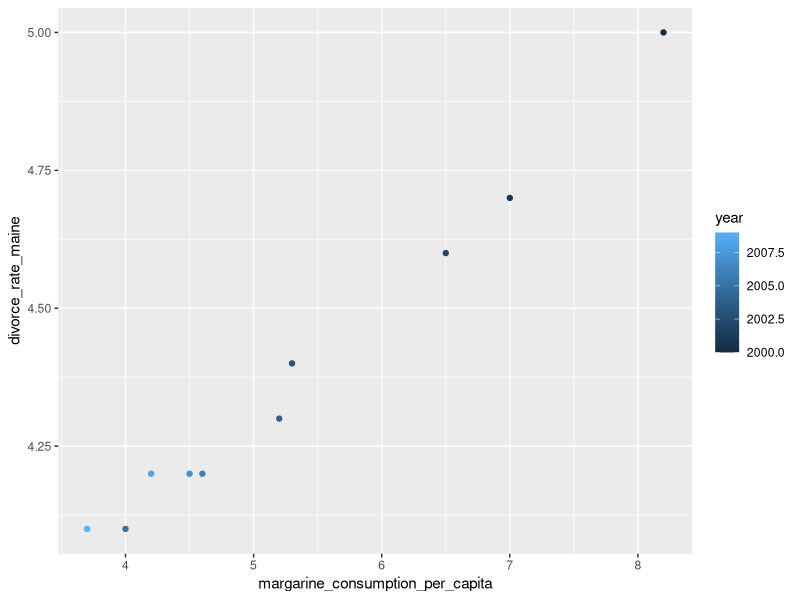
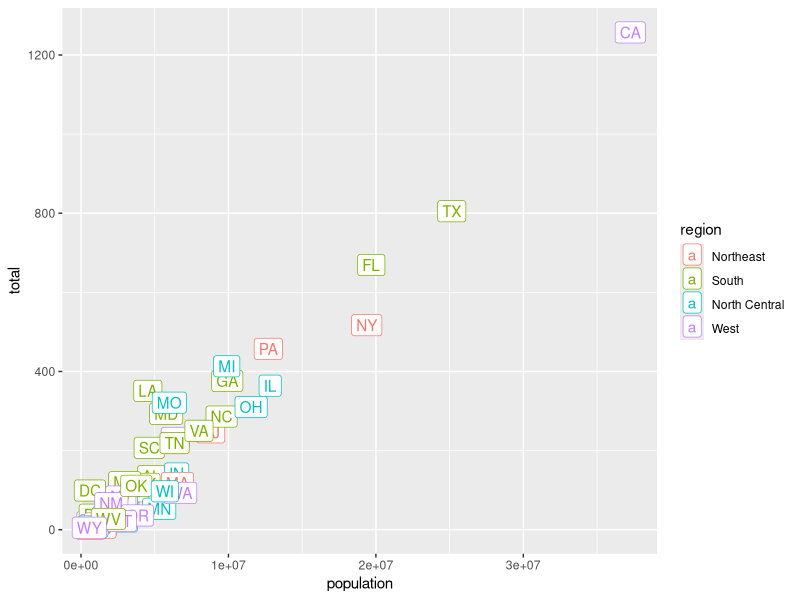
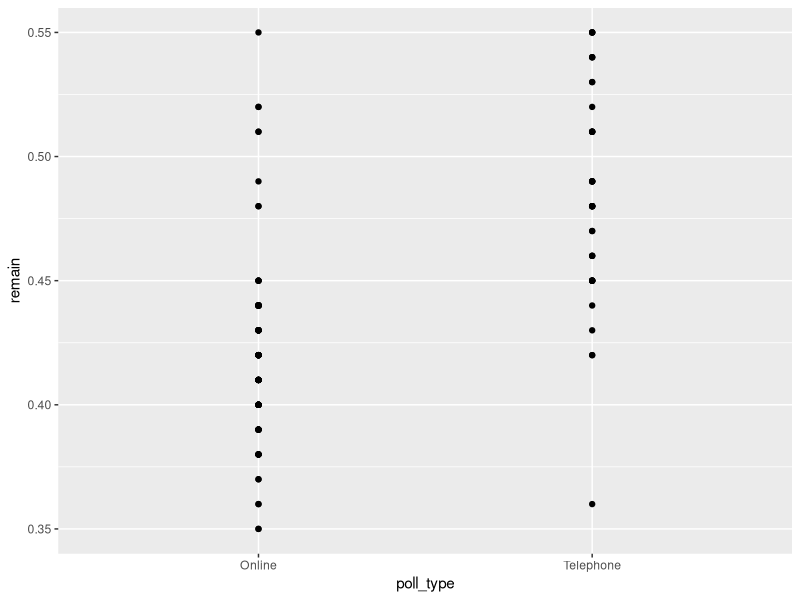

R code for these plots, in order: (Note: this script raises an error after producing the figures.)
#testing plots for some data sets
#*****************************************************************************
#divorce_margarine
library(tidyverse)
library(dslabs)
data("divorce_margarine")

divorce_margarine %>%
  ggplot(aes(margarine_consumption_per_capita,divorce_rate_maine,color=year))+
  geom_point()

##murders
library(tidyverse)
library(dslabs)
data(murders)

murders %>%
  ggplot(aes(population,total,label=abb,color=region))+
  geom_label()

##brexit_polls trying a plot -- but complicated data set
library(tidyverse)
library(dslabs)
data("brexit_polls")

brexit_polls %>%
  ggplot(aes(poll_type,remain,label=startdate))+
  geom_point()

#******************************************************************************

#examples of some functions
#**********************************************************************************************
ls() #lists the names of objects saved in workspace
log(8) # calculates naturallog of 8, i.e. base =e (exp)
exp(1) # calculates exponential function 1 i.e. e^1
log(exp(1)) #nested function, evaluated inside out
help("log") #help file that gives more info about the func in the parantheses..
?log # for same purpose as above func.
help("+") # help file opens up for all arithmetic funcs
?"+" # same purpose as above. but important to use quotes
args(log) # to know about arguments of a function
log(8, base =2) #instead of natural log, it will calculate for base 2. note  = is used for specifying args and not <-
log(x=8,base=2) # gives same result as above. dint have to mention x before, as R assumes that args r given in the order mentioned in help file or args()
log (8,2) #gives same result as above for the same reasons as above
log2(8) # guves same result as above. 2 is the base set.
2^3 #not all funcs need parantheses. arithmetic and relational operators dont need ()
data() # lists the data sets pre built in R as objects. can be used by just mentioning the object name like CO2
view(mtcars) #opens up the table having data set content.Note Capital V.
pi  # other math objects that are pre built and can be used directly
Inf # other math objects that are pre built and can be used directly
class(a) # to determine the data type of an objectlike numeric, function, data frame..
str(murders) #to know about an object,i.e, what data type, observations, it's rows, variables involved..
names(murders) # just to know the names of the columns in a data frame. no data is displayed, unlike the str function
head(murders) # to see first 6 records of a data frame.
murders$population # $ is accessor symbol to list out all values of that column in tbe murders data table IN SAME ORDER AS FOUND IN TABLE.
murders[["population"]] # can be used instead of accessor symbol. same results
murders["population"] # will return a subset of original data frame having just this column and this new object will be of class 'data.frame' and not a character vector. bcos class(murders[["population"]]) is character.
length(murders$population) # gives the length of the vector (here 51). i.e. murders$population is a numeric vector having '51' entries. . numeric vector bcos class(murders$population) gives result as numeric. and length(murders) gives 5. i.e. there r 5 columns in this data frame.
class(murders$region) # is expected to give characters as the data type but, it is actually "factor" data type. 
#Factor data type is used to store categorical data, for memory efficiency. so they r stored as numeric instead of chars.SO here,there r 4 categories only throughout the data. i.e. 4 levels only
levels(murders$region) # lists the levels.. NorthEast, NorthCentral, South, West.
nlevels(movielens$genres) #to get the no. of levels of the factor 'genres' in moviekens data frame. Can also use length(levels(movielens$genres)) to get same answer.
length(levels(murders$region)) # will give result as 4.
seq(1,5) #results in generation of first 5 integers.
1:5 # same as above
seq(1,5,2) # results in sequence with increments of 2. unless mentioned, increment by default is 1. can be used to generate an Arithmetic progression.
nchar(murders$state) #nchar tells you how many characters long a character vector is. 
identical(a,b) # returns true or false. finds if the 2 variables are identical.
table(murders$region) # function takes vector as input and results in the frequency of each unique element in the vector.
nrow(murders) # gives the no. of rows in the data frame. Note that length(murders) gives the number of columns in the table.
##same as above by assigning a vector and then using table func.
x <- c("a", "a", "b", "b", "b", "c") # how u create a vector. use the 'c' as shown
table(x) # results in a -2, b-3, c-1
##
codes <- c(380,124,818) # creates a numeric vector
countries <- c("italy","canada","egypt") # creates a character vector
country <- c(italy=33,canada=455,egypt=555) #associates codes with countries. by assigning name to entries of vector. result will be same even if u use quotes to italy,canada, egypt.
names(codes) <- countries # the above:assigning name to the entries of a vector, can be done using 'names' function as well.
#SUBSETTING concept: to access elements fromm a vector using single []
codes[2] # gives canada-124
codes[c(1,3)] #to access more than 1 element, create a vector of the elements that u want to access. Result is italy-380, egypt-818
codes[1:2] #use sequence concept to access 1st two elements. italy,canada
codes["canada"] # if elements in the vector has names, can access by names like this.
codes[c("egypt","italy")] # to access more than 1 element from a vector where elements have names assigned.

##Vector coercion concept: R tries to be flexible with data type
x<- c(1,2,"canada") ## declared vector has 2 integer and 1 character element
class(x) ## would return character and if u print x , it would hv converted the integers to character string.
## in above example, coercion was automatic. It can also be induced using functions.
x <- 1:5
y <- as.character(x) # the integer type vector will be converted into a character vector.
z <- as.numeric(y) # to convert back to numeric data type from character type.
##Missing data concept:NAs
x <- c("1","b","2") #defined a character vector x and tryin to coerce into a numeric vector
y <- as.numeric(x) # when executed, throws a warning message: NAs introduced by coercion. and if u print value y now, it shows 1 NA 2. it did not know hoe to convert "b" into numeric, so made it as NA.
## in real time data, NAs are commonly occurring. so understand this well.

x <- seq(0, 100, length.out = 5) # argument length.out indicates the desired length of sequence. here result will be 0,25,50,75,100. i.e. 5 no.s length as indicated.
class(seq(1, 10, 0.5)) # class is shown as numeric and not integer
class(3L) # class is integer and not numeric as shown when class(3) is computed.
3L-3 # gives 0 only of 'numeric' data type
sort(murders$total) #sorts the total entries in incr order/ascending order
sort(murders$total,decreasing = TRUE) #sorts in descending order.
index <- order(murders$total) #gives the index of the total entries in incr order of their value.
#i.e. index has the values of indices of entries which when arranged  will give the value's incr order in a sorted way.
murders$state[index] #the state names will be ordered as per the incr order of the state's corresponding total. 
#So sort(x) and x[order(x)] give the same result. i.e. ascending order of x.
#This way, we get arranged names of states with least to most murders.
# the above code in a single line would be like : 
murders$state[order(murders$total)]
max(murders$total) # gives 1257 i.e largest value of total murders
min(murders$total) # gives 2 i.e smallest value of total murders)
index_max <- which.max(murders$total) #result is 5 .i.e. index of the entry having largest totals value (1257) is 5.
murders$state[index_max] # gives "California" i.e. indexing the state names with the above found index of highest murders.
##above in 1 line is:
murders$state[which.max(murders$total)] # answer is California
index_min <- which.min(murders$total) #result is 46.i.e. index of the entry having smallest totals value (2) is 46.
murders$state[index_min] # gives "Vermont" i.e. indexing the state names with the above found index of smallest murders.
##above in 1 line is:
murders$state[which.min(murders$total)] # answer is Vermont
#Rank
x<- c(31,4,15,92,65)
rank(x) #result is 3 1 2 5 4 . gives rank of original vector as if it had to be sorted.
#rank(x) gives ranks of x from lowest to highest, rank(-x) gives you the ranks from highest to lowest.
x <- c(88, 100, 83, 92, 94)
rank(-x) #result is  4 1 5 3 2, whereas, rank(x) would be 2 5 1 3 4
#
##Can create a data frame using the data.frame function. Here is a quick example:
temp <- c(35, 88, 42, 84, 81, 30)
city <- c("Beijing", "Lagos", "Paris", "Rio de Janeiro", "San Juan", "Toronto")
city_temps <- data.frame(name = city, temperature = temp)
####

###
states <- murders$state
# Define a variable ranks to determine the population size ranks 
ranks <- rank(murders$population)
# Define a variable ind to store the indexes needed to order the population values
ind <- order(murders$population)
# Create a data frame my_df with the state name and its rank and ordered from least populous to most 
my_df <- data.frame(states =states[ind]  , ranks =ranks[ind])
## this shows that California is the most populous and Wyoming is the least populous state.
####

mean(na_example) # to find mean of a data set. or vector
ind <- is.na(na_example) # creates a logical index ind that tells which entries are NA
sum(ind) #calculates sum of logical vector ind here.R assigns True =1, False=0. so with this we can see how many TRUEs i.e. how many NAs were there in data set. and to see how many non-NAs were there, we can do sum(!ind).

# Note what we can do with the ! operator
x <- c(1, 2, 3)
ind <- c(FALSE, TRUE, FALSE)
x[!ind] #results in 1,3. i.e. it only displayed x values that are Not True(!ind)
##Similarly, to find avg of non NA values of data set na_example:
ind <- is.na(na_example)
# Compute the average, for entries of na_example that are not NA 
mean(na_example[!ind]) # computes avg of non NA values.
##

x<-c(1,2,3,4)#declare a vector and perform arithmetic operations on them.
2*x # operations happen element wise. so result is 2 4 6 8.
#same happens to arithmetic operations between 2 vectors of same length.

## to find the most dangerous state for murders: we need to consider the rate and not just the total murders.
murder_rate <- murders$total/murders$population*100000
#now ordering the states by murder rate, in decreasing order
murders$state[order(murder_rate,decreasing=TRUE)] #most dangerous state is thus, District of Columbia.
##

#Logical operations on vectors
murder_rate<-murders$total/murders$population*100000
index <- murder_rate<=0.71 #result is false/true
murders$state[index] #displays only those state names where murder_rate<=0.71 i.e index= TRUE.
#This way we were able to subset a vector based on properties of another vector.

# creating the two logical vectors representing our conditions
west <- murders$region == "West"
safe <- murder_rate <= 1
# defining an index and identifying states with both conditions true
index <- safe & west # creates a logical vector ofthe 51 states and whether they satisfy both conditions or not.
murders$state[index] #displays entries of states that satisfy the murderrate and region. i.e. only TRUE conditions r selected.
###

##indexing functions :which, match, %in%
x <- c(FALSE, TRUE, FALSE, TRUE, TRUE, FALSE)
which(x) #result is 2 4 5. it only gives indices of TRUE entries.
# find murder rate of MAssachusetts
index <- which(murders$state == "Massachusetts") # gives index of state massachusettes.
murder_rate[index] #gives 1.802.
#
#in the above code, we could hv done the same without using which func too.
index <- murders$state == "Massachusettes" # stores False/True vector for all 51 states.unlike above index.
murder_rate[index] # gives 1.802
#SO, by this method,index is a biggerobject than when index is computed using which func.
# like in the above example, if we want to find murder rates of multiple states instead of just 1. use Match function
index <- match(c("New York","Florida","Texas"),murders$state)
index # gives the indices of the 3 states in murders table. 33,10,44
murder_rate[index] # gives the murder rates of the 3 states.
#If u want to know if washington, bosto, dakota are in the murders state vector, use the in operator.
c("Washington","Dakota","Boston") %in% murders$state #Result is TRUE FALSE FALSE
##So, the %in% operator can be used to see of each element of a vector is present in another vector.
x <- c("a","b","c","d","e")
y <- c("a","b","f")
y %in% x

#
# Store the murder rate per 100,000 for each state, in murder_rate
murder_rate <- murders$total/murders$population*100000
# Store the murder_rate < 1 in low 
low <- murder_rate < 1
# Get the indices of entries that are below 1
which(low)
#
#
# Store the murder rate per 100,000 for each state, in murder_rate
murder_rate <- murders$total/murders$population*100000
# Store the murder_rate < 1 in low 
low <- murder_rate < 1
# Names of states with murder rates lower than 1
murders$state[low]
#
#to report the states in the Northeast with a murder rate lower than 1.
# Store the murder rate per 100,000 for each state, in `murder_rate`
murder_rate <- murders$total/murders$population*100000
# Store the `murder_rate < 1` in `low` 
low <- murder_rate < 1
# Create a vector ind for states in the Northeast and with murder rates lower than 1. 
ind <- low & murders$region == "Northeast"
# Names of states in `ind` 
murders$state[ind]
#
#How many states are below the average murder_rate
# Store the murder rate per 100,000 for each state, in murder_rate
murder_rate <- murders$total/murders$population*100000
# Compute the average murder rate using `mean` and store it in object named `avg`
avg <- mean(murder_rate)
# How many states have murder rates below avg ? Check using sum 
sum(murder_rate<avg)
#
#use the match function to identify the states with abbreviations AK, MI, and IA.
# Store the 3 abbreviations in a vector called `abbs` (remember that they are character vectors and need quotes)
abbs <- c("AK","MI","IA")
# Match the abbs to the murders$abb and store in ind
ind <- match(abbs,murders$abb)
# Print state names from ind
murders$state[ind]
#
#Which of the following are actual abbreviations: MA, ME, MI, MO, MU?
# Store the 5 abbreviations in `abbs`. (remember that they are character vectors)
abbs <- c("MA","ME","MI","MO","MU")
# Use the %in% command to check if the entries of abbs are abbreviations in the the murders data frame
abbs %in% murders$abb
#
#We are again working with the characters abbs <- c("MA", "ME", "MI", "MO", "MU")previously we computed the index abbs%in%murders$abb. Use which and the ! operator to get the index of the entries of abbs that are not abbreviations.Show the entries of abbs that are not actual abbreviations.
# Store the 5 abbreviations in abbs. (remember that they are character vectors)
abbs <- c("MA", "ME", "MI", "MO", "MU") 
# Use the `which` command and `!` operator to find out which index abbreviations are not actually part of the dataset and store in `ind`
ind <- which(!abbs %in% murders$abb)
# Names of abbreviations in `ind`
abbs[ind]
#
#To modify an existing data frame, to addcolumns, use the mutate function.
murders <- mutate(murders,rate=total/population*100000) # 1st argument is the table to be modified and 2nd arg is the new column's name 'rate' that will hold the valueof total/pop*100000.Note: for total and population we r not mentioning murders$ bcos R knows to take it from murders data frame.
head(murders) # check to see if added. To get back original data frame, reload it from the dslabs package like:
library(dslabs)
data(murders)
head(murders) # murders data frame will nomore have the rate column.
#
#To filter rows that have murder rates only less than 0.71, use the filter function.
filter(murders,rate<0.71) # will display only those states that satisfy condition.
#
#To select only a few columns form a huge table, use select func.
new_table <- select(murders,state,region,rate) #created a new object to store this new table. 1st arg is the table that we r selecting columns from.
filter(new_table,rate<0.71) #we filter this new table to get only those rows that satisfy the condition.
#
#We can do the above (i.e. selecting 3 columns from murders and filtering only those states having rate<0.71) buyeven using pipe function (%>%)
murders %>% select(state,region,rate) %>% filter(rate<0.71) #murders dtaa frame is first piped into the select func where only those 3 columns r selected and lastly the results is filtered to satify the condition mentioned.
#
#For many analyses using dplyr pckg, we will need to create data frames like.:
grades <- data.frame(names = c("John","Juan","Yao"),
                     exam_1 = c(90,85,90),
                     exam_2 = c(95,80,95),
                     stringsAsFactors = FALSE)# note that, if we dint give the last arg FALSE, by default the characters will be converted to factors type by the data.frame function.
#
#Use the function mutate to add a column rank containing the rank, from highest to lowest murder rate. Make sure you redefine murders.
# Defining rate
rate <-  murders$total/ murders$population * 100000
# Redefine murders to include a column named rank
# with the ranks of rate from highest to lowest
murders <- mutate(murders,rank=rank(-rate))
#
#Use filter to show the top 5 states with the highest murder rates. After we add murder rate and rank, do not change the murders dataset, just show the result. Note that you can filter based on the rank column.
# Add the necessary columns
murders <- mutate(murders, rate = total/population * 100000, rank = rank(-rate))
# Filter to show the top 5 states with the highest murder rates
filter(murders, rank == 1 | rank ==2 | rank ==3 | rank ==4 | rank ==5)
#
#Create a new data frame called no_south that removes states from the South region.
#How many states are in this category? You can use the function nrow for this.
# Use filter to create a new data frame no_south
no_south <- filter(murders, region != "South")
# Use nrow() to calculate the number of rows
nrow(no_south)
#
#Create a new data frame called murders_nw with only the states from the Northeast and the West.
#How many states are in this category?
# Create a new data frame called murders_nw with only the states from the northeast and the west
murders_nw <- filter(murders,region %in% c("Northeast","West")) #NOte, that here, u cannot interchange region and the vector created (of northeast and west), because this way u wont get the values from the table that need to be passed on to the filter function. remember, the result of an %in% operator is T/F, so we need to get all 51 obs's T/F so that it can be passed to filter function, which will finally only filter the True values and store in this new table name.
# Number of states (rows) in this category 
nrow(murders_nw)
#
#Create a table, call it my_states, that satisfies both the conditions: it is in the Northeast or West and the murder rate is less than 1.
#Use select to show only the state name, the rate and the rank
# add the rate column
murders <- mutate(murders, rate =  total / population * 100000, rank = rank(-rate))
# Create a table, call it my_states, that satisfies both the conditions 
my_states <- filter(murders, rate <1 & region %in% c("Northeast","West"))
# Use select to show only the state name, the murder rate and the rank
select(my_states,state,rate,rank)
#
#Repeat the previous exercise, but now instead of creating a new object, show the result and only include the state, rate, and rank columns. using pipe symbol
# Load library
library(dplyr)
## Define the rate column
murders <- mutate(murders, rate =  total / population * 100000, rank = rank(-rate))
# show the result and only include the state, rate, and rank columns, all in one line
murders %>% filter(region %in% c("Northeast","West") & rate < 1) %>% select(state,rate,rank)
#
#Use one line of code to create a new data frame, called my_states, that has murder rate and rank columns, considers only states in the Northeast or West which have a murder rate lower than 1, and contain only the state, rate, and rank columns. The line should have four components separated by three %>% operators
# Loading the libraries
library(dplyr)
data(murders)
# Create new data frame called my_states (with specifications in the instructions)
my_states <- murders %>% mutate(rate=total/population*100000,rank=rank(-rate)) %>% filter(region %in% c("Northeast","West") & rate <1) %>% select(state,rate,rank)
#

## a simple scatterplot of total murders versus population
x <- murders$population /10^6
y <- murders$total
plot(x, y)
# a histogram of murder rates
#a histogram gives the graphical summary of a list of 'numbers'that gives u a general overview of the types of values ypu have.
hist(murders$rate) # Note, thearg must be a numeric vector.
# boxplots of murder rates by region
#A boxplot gives more brief summary than histogram, but they r easier to stack against each other.so we can see many distributions in 1 plot. Here we r comparing murder rates in diff regions.
#Boxplots provide a more compact summary of a distribution than a histogram and are more useful for comparing distributions. They can be produced using the boxplot() function.
boxplot(rate~region, data = murders) # we can see that the south region has the highest murder rates of all regions.
##

# load the dslabs dataset heights and determine the average height in this dataset. Then create a logical vector ind with the indices for those individuals who are above average height.How many are above avg height?
ind <- heights$height > mean(heights$height) # creates a logical vector as asked.
sum(ind) #ans is 532
#How many individuals in the dataset are above average height and are female?
sum(ind & heights$sex=="Female") # and is 31
#If you use mean() on a logical (TRUE/FALSE) vector, it returns the "proportion" of observations that are TRUE.
#What proportion of individuals in the dataset are female?
mean(heights$sex == "Female") # ans is 0.227
#Determine the minimum height in the heights dataset.
min(heights$height) # ans is 50
#Use the match() function to determine the index of the first individual with the minimum height.
match(50,heights$height) #ans is 1032
#subset the sex column of the dataset by the index in 4b to determine the individual's sex.
heights$sex[1032] #ans is Male.
#Determine the maximum height.
max(heights$height) #ans is 82.7
#Which integer values are between the maximum and minimum heights? For example, if the minimum height is 10.2 and the maximum height is 20.8, your answer should be x <- 11:20 to capture the integers in between those values. (If either the maximum or minimum height are integers, include those values too.)
#Write code to create a vector x that includes the integers between the minimum and maximum heights.
x <- 50:82
#How many of the integers in x are NOT heights in the dataset?
#Use the sum() and %in% functions in addition to the ! operator.
#So, we need to negate the (x %in% heights$height) statement with the ! operator to create a logical with TRUE for integers in x that are not a height. Then we sum this logical.
sum(!(x %in% heights$height)) #ans is 3
#Using the heights dataset, create a new column of heights in centimeters named ht_cm. Recall that 1 inch =
#2.54 centimeters. Save the resulting dataset as heights2.
#What is the height in centimeters of the 18th individual (index 18)?
heights2 <- mutate(heights, ht_cm = height*2.54)
heights2$ht_cm[18]
#What is the mean height in centimeters?
mean(heights2$ht_cm) #ans is 174
#Create a data frame females by filtering the heights2 data to contain only female individuals.
females <- filter(heights2, sex == "Female")
#How many females are in the heights2 dataset?
nrow(females) #ans is 238
#What is the mean height of the females in centimeters?
mean(females$ht_cm)
#
#The olive dataset in dslabs contains composition in percentage of eight fatty acids found in the lipid fraction of 572 Italian olive oils:
library(dslabs)
data(olive)
head(olive)
#Plot the percent palmitic acid versus palmitoleic acid in a scatterplot. What relationship do you see?
plot(olive$palmitic, olive$palmitoleic) # ans is There is a positive linear relationship between palmitic and palmitoleic.
#Create a histogram of the percentage of eicosenoic acid in olive.
hist(olive$eicosenoic) # the ans is he most common value of eicosenoic acid is below 0.05%.
#Make a boxplot of palmitic acid percentage in olive with separate distributions for each region.
boxplot(palmitic~region,data=olive)
#Which region has the highest median palmitic acid percentage?
#ans is Southern Italy.The median is identified with the bold line in the middle of the box.
#Which region has the most variable palmitic acid percentage?
#ans is Southern Italy.We can determine variability from the range of values each regions's palmitic acid percentage covers.
#

#Basic COnditionals: if- else, ifelse
# an example showing the general structure of an if-else statement
a <- 0
if(a!=0){
  print(1/a)
} else{
  print("No reciprocal for 0.") #this will be printed finally as it satisfies the condition.
}
#
## an example that tells us which states, if any, have a murder rate less than 0.5
library(dslabs)
data(murders)
murder_rate <- murders$total / murders$population*100000
ind <- which.min(murder_rate) # note we r doing this bcos in the below state we want to compare the lowest value existing with 0.5
if(murder_rate[ind] < 0.5){
  print(murders$state[ind]) #ans is Vermont. Although, New Hampshire also has a vaue below 0.5,, still.. its not the least value i.e. Vermont's.
} else{
  print("No state has murder rate that low")
}
#####** The above can be done wihtout using the conditionals in the foll way. and this way we also get to see all the states with rate<0.5 as opposed to seeing only the state with the least murder_rate.
murder_rate <- murders$total / murders$population*100000
ind <- murder_rate<0.5
murders$state[ind] #result is "New Hampshire" "Vermont". So these 2 states have rates < 0.5
result <- data.frame(state=murders$state[ind],murder_rate=murder_rate[ind]) # creating a data frame to store the states and thrie corresponding low murder rates.
result$state[which.min(result$murder_rate)] #To extract the state name with the lowest murder rate. i.e. Vermont.
######**

## the ifelse() function works similarly to an if-else conditional
a <- 0
ifelse(a > 0, 1/a, NA) # to be read as:if the 1st arg(i.e. condition) is satisfied, print the 2nd arg as result, else the 3rd arg is the result.
# the ifelse() function is particularly useful on vectors
a <- c(0,1,2,-4,5)
result <- ifelse(a > 0, 1/a, NA) # result is: NA 1.0 0.5  NA 0.2
# as seen above, the condition is checked for EACH element in the vector and result is given for each of the elements in the vector.
##The function ifelse is useful because you convert a vector of logicals into something else. For example, some datasets use the number -999 to denote NA. A bad practice! You can convert the -999 in a vector to NA using the following ifelse call:
x <- c(2, 3, -999, 1, 4, 5, -999, 3, 2, 9)
ifelse(x == -999, NA, x)
#

# the ifelse() function is also helpful for replacing missing values
data(na_example)
no_nas <- ifelse(is.na(na_example), 0, na_example) 
sum(is.na(no_nas)) # result is 0. i.e. there r no more NAs.
sum(no_nas) # ans is 1968 this is the sum of the na_examples that were numeric b4. excl the NAs which r now 0s..
# this is used generally to replace a value of NA in a vector with a 0.

## the any() and all() functions evaluate logical vectors
z <- c(TRUE, TRUE, FALSE)
any(z) # returns true if even one of the entries is true. So ans here is TRUE
all(z) # returns true only if all entries r true. so ans here is FALSE
#
##Functions
# example of defining a function to compute the average of a vector x
avg <- function(x){
  s <- sum(x) # note that the variables defined inside the function are not created in workspace. they r created only when the func is called and assigned that variable inside the func.
  n <- length(x)
  s/n
}
#
# functions can have multiple arguments as well as default values
avg <- function(x, arithmetic = FALSE){
  n <- length(x)
  ifelse(arithmetic, sum(x)/n, prod(x)^(1/n))
}
#The above func will calculate srithmetic mean or the geometric mean of x depending on user defined variable 'arithmetic'
#Note that, if u type avg(x) u will get the avg i.e. sum(x)/n and not the geom mean. bcos by default it will take the args as defined i.e. arithmetic=TRUE even if u did not mention that argument while computing it.


## a very simple for-loop
for(i in 1:5){
  print(i)
}
##We want to compute the sums of integers till n( till 1,2,3,..,25) using for loop:

# creating a function that computes the sum of integers 1 through n
compute_s_n <- function(n){
  x <- 1:n
  sum(x)
}
# a for-loop for our summation
m <- 25
s_n <- vector(length = m) # create an empty vector to store our results in
for(n in 1:m){
  s_n[n] <- compute_s_n(n)
}
# creating a plot for our summation function
n <- 1:m
plot(n, s_n)
# a table of values comparing our function to the summation formula
head(data.frame(s_n = s_n, formula = n*(n+1)/2))
# overlaying our function with the summation formula
plot(n, s_n)
lines(n, n*(n+1)/2) # adding lines to check with formula and we see that they coincide with the points plotted using our for loop results.
##
##LAST Assessment questions:
#What does the result return?
x <- c(1,2,-3,4)
if(all(x>0)){
  print("All Positives")
} else{
  print("Not All Positives") # this is the answer
}

#Which of the following expressions is always FALSE when at least one entry of a logical vector x is TRUE?
#Options are:
all(x)
any(x)
any(!x)
all(!x) # this is the answer

#Use the ifelse function to write one line of code that assigns to the object new_names the state abbreviation when the state name is longer than 8 characters and assigns the state name when the name is not longer than 8 characters.
# Assign the state abbreviation when the state name is longer than 8 characters 
new_names <- ifelse(nchar(murders$state)>8,murders$abb,murders$state)
#
#define a function sum_n for this exercise.Create a function sum_n that for any given value, say n, creates the vector 1:n, and then computes the sum of the integers from 1 to n.
#Use the function you just defined to determine the sum of integers from 1 to 5,000.
# Create function called `sum_n`
sum_n <- function(n){
  x <- 1:n
  sum(x)
}
# Use the function to determine the sum of integers from 1 to 5000
sum_n(5000)
#
##Create a function altman_plot that takes two arguments x and y and plots y-x (on the y-axis) against x+y (on the x-axis).
# Create `altman_plot` 
altman_plot <- function(x,y){
  plot(x+y, y-x)
}
#
##Write a function compute_s_n that for any given n computes the sum Sn=12+22+32+???+n2.
#Report the value of the sum when n=10.
# Write a function compute_s_n with argument n that for any given n computes the sum of 1 + 2^2 + ...+ n^2
compute_s_n <- function(n){
  x <- 1:n
  sum(x^2)
}
# Report the value of the sum when n=10
compute_s_n(10)
#
##Define an empty numeric vector s_n of size 25 using s_n <- vector("numeric", 25).
#Compute the the sum when n is equal to each integer from 1 to 25 using the function we defined in the previous exercise: compute_s_n
#Save the results in s_n
# Define a function and store it in `compute_s_n`
compute_s_n <- function(n){
  x <- 1:n
  sum(x^2)
}
# Create a vector for storing results
s_n <- vector("numeric", 25)
# write a for-loop to store the results in s_n
n <- 25
for(i in 1:n){
  s_n[i] <- compute_s_n(i)
}
#
##If we do the math, we can show that Sn=12+22+32+???+n2=n(n+1)(2n+1)/6
#We have already computed the values of Sn from 1 to 25 using a for loop.
#If the formula is correct then a plot of Sn versus n should look cubic.
#Plot s_n (on the y-axis) against n (on the x-axis).
# Define the function
compute_s_n <- function(n){
  x <- 1:n
  sum(x^2)
}
# Define the vector of n
n <- 1:25
# Define the vector to store data
s_n <- vector("numeric", 25)
for(i in n){
  s_n[i] <- compute_s_n(i)
}
#  Create the plot 
plot(n,s_n)
#
##Confirm that s_n and n(n+1)(2n+1)/6 are the same using the identical command.
# Define the function
compute_s_n <- function(n){
  x <- 1:n
  sum(x^2)
}
# Define the vector of n
n <- 1:25
# Define the vector to store data
s_n <- vector("numeric", 25)
for(i in n){
  s_n[i] <- compute_s_n(i)
}
# Check that s_n is identical to the formula given in the instructions.
identical(s_n,n*(n+1)*(2*n+1)/6)
# If we want to check the same by potting graphs:
plot(n,s_n)
lines(n,n*(n+1)*(2*n+1)/6)
#

#***********************************************************************************************

# Rules for naming variables
#********************
#dont use spaces, start with a letter, use lowercases, use '_' instead of spaces, include comments (#), dont use object names that are already defined in R.
#********************

#**************************************************************
#Solving a quadratic equation: ax^2 + bx +c =0
#assign variables
a <- 2
b <- -1
c <- -4
#solution formulae:
solution_1 <- (-b + sqrt(b^2 - 4*a*c))/(2*a)
solution_2 <- (-b - sqrt(b^2 - 4*a*c))/(2*a)
# change the assigned variables a,b,c as required.
#**************************************************************

log(1024,4)
log(8,2)
library(dslabs)
data(movielens)
